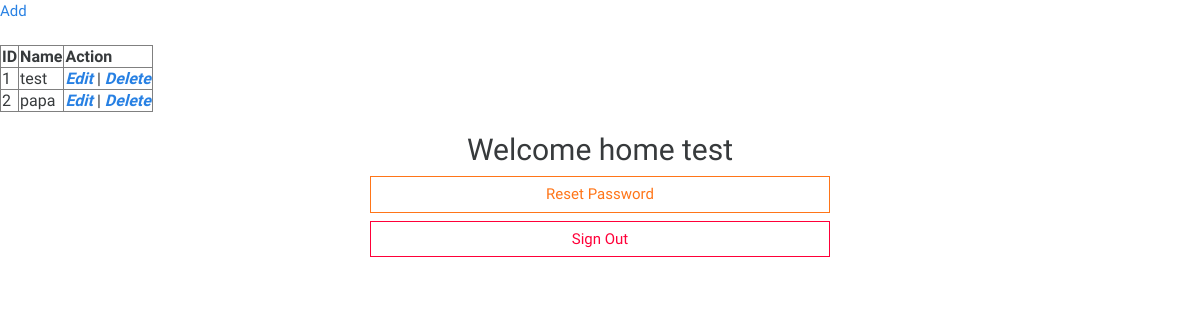
Before: /welcome.php (signed in) with the older database file.
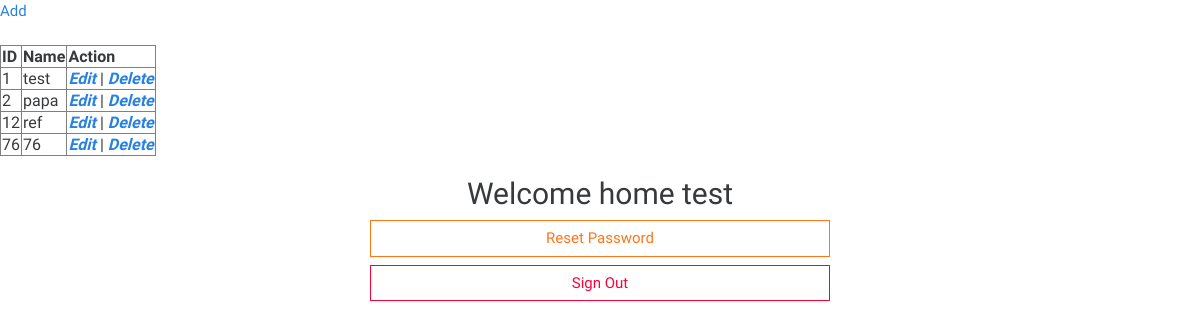
After: the same page with the newer database file.
### tables this page shows
CREATE TABLE `users` (
  `id` int(11) NOT NULL,
  `username` varchar(50) NOT NULL,
  `password` varchar(255) NOT NULL,
  `created_at` datetime DEFAULT current_timestamp()
);

### welcome.php (the view, shortened to what this page needs)
<a href="add.php">Add</a>
<table border="">
 <tbody>
    <tr>
       <th>ID</th>
       <th>Name</th>
       <th>Action</th>
    </tr>
    <?php
	  require_once "config/config.php";
    $a=mysqli_query($mysql_db,"SELECT * FROM users");
    foreach ($a as $b)
    {
    ?>
    <tr>
       <td><?= $b['id']; ?></td>
       <td><?= $b['username']; ?></td>
       <td>
            <a href="update.php?id=<?= $b['id']; ?>"><b><i>Edit</i></b></a> |
            <a href="welcome.php?id=<?= $b['id']; ?>" onclick="return confirm('Are you sure?')"><b><i>Delete</i></b></a>
        </td>
    </tr>
    <?php } ?>
 </tbody>
</table>
<!DOCTYPE html>
<html lang="en">
<head>
	<link href="https://stackpath.bootstrapcdn.com/bootswatch/4.4.1/cosmo/bootstrap.min.css" rel="stylesheet">
</head>
<body>
	<main>
		<section class="container wrapper">
			<div class="page-header">
				<h2 class="display-5">Welcome home <?php echo $_SESSION['username']; ?></h2>
			</div>
			<a href="password_reset.php" class="btn btn-block btn-outline-warning">Reset Password</a>
			<a href="logout.php" class="btn btn-block btn-outline-danger">Sign Out</a>
		</section>
	</main>
</body>
</html>

Changed rows visible on the page:
added users: id "12", username "ref"
added users: id "76", username "76"
